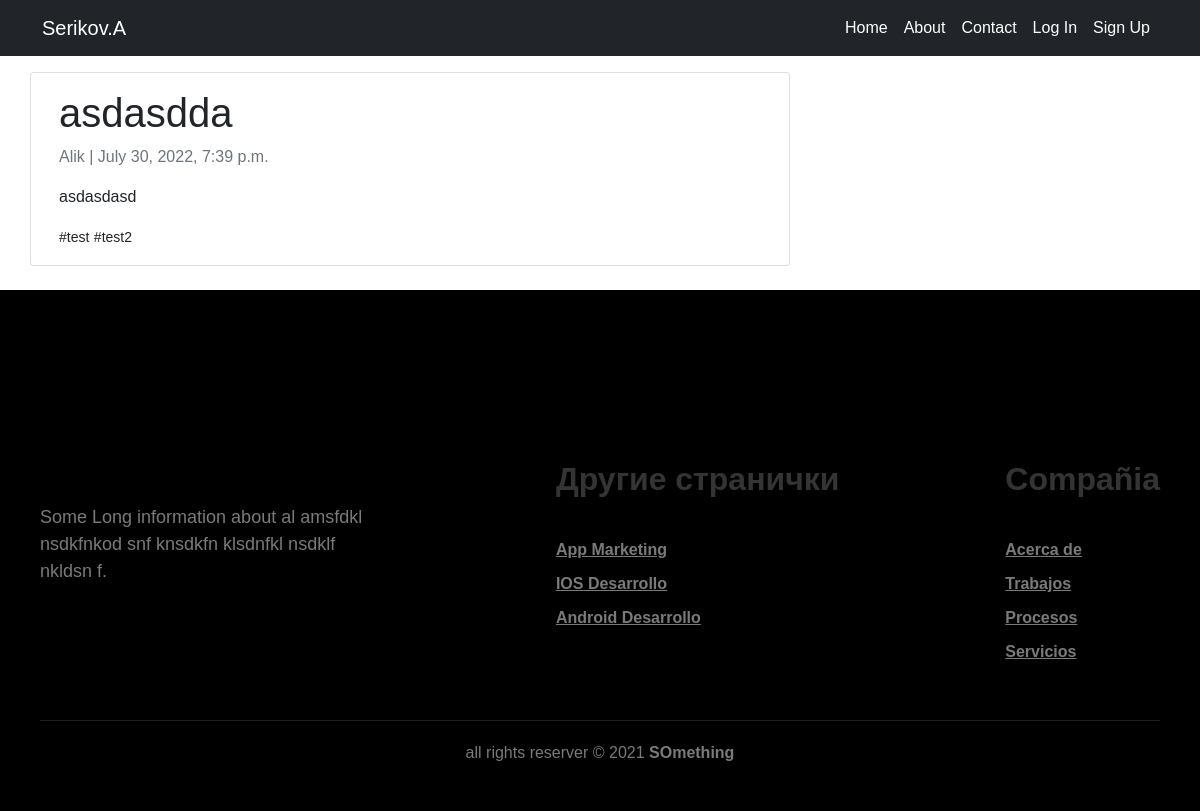
Screenshot of /posts/asdasdda/ with the database file from the repository.
### main/models.py (models this page shows, shortened)
class Post(models.Model):
    class Meta:
        ordering = ["-publish_date"]
    title = models.CharField(max_length=255, unique=True)
    subtitle = models.CharField(max_length=255, blank=True)
    slug = models.SlugField(max_length=255, unique=True, default=uuid.uuid1)
    body = models.TextField()
    meta_description = models.CharField(max_length=150, blank=True)
    date_created = models.DateTimeField(auto_now_add=True)
    date_modified = models.DateTimeField(auto_now=True)
    publish_date = models.DateTimeField(default=timezone.now, blank=True, null=True)
    published = models.BooleanField(default=False)
    status = models.IntegerField(choices=STATUS, default=0)
    author = models.ForeignKey(CustomUser, on_delete=models.PROTECT)
    tags = models.ManyToManyField(Tag, blank=True)

class CustomUser(AbstractUser):
    resume = models.TextField(max_length=10000, null=True)
    age = models.DateField(null=True, blank=True)
    profile_image = models.ImageField(storage=fs, blank=True, null=True)
    verification_image = models.ImageField(storage=fs, blank=True, null=True)
    country = CountryField(null=True)
    interest = models.TextField(max_length=1000, null=True, blank=True)
    is_active = models.BooleanField(default=False)
    created_at = models.DateTimeField(default=timezone.now)
    USERNAME_FIELD = 'username'
    REQUIRED_FIELDS = ['email']
    def __str__(self):
        return self.username

class Tag(models.Model):
    name = models.CharField(max_length=50, unique=True)
    slug = models.SlugField(max_length=255, unique=True, default=uuid.uuid1)

### main/views.py (the view)
# urls.py: path('posts/<slug:slug>/', views.PostDetail.as_view(), name='post_detail'),
class PostDetail(DetailView):
    model = Post
    template_name = 'post_detail.html'

### main/templates/post_detail.html
{% extends 'base.html' %}
{% block content %}
<div class="container">
  <div class="row">
    <div class="col-md-8 card mb-4  mt-3 left  top">
      <div class="card-body">
        <h1>{% block title %} {{ object.title }} {% endblock title %}</h1>
        <p class=" text-muted">{{ post.author }} | {{ post.publish_date }}</p>
        <p class="card-text ">{{ object.body | safe }}</p>
        {% for tag in post.tags.all %}
              <small>#{{ tag.name }}</small>
        {% endfor %}
      </div>
    </div>
  </div>
</div>
{% endblock content %}

### main/static/style.css (style rules this page uses)
* { margin: 0; padding: 0; box-sizing: border-box; font-family: 'Nunito', sans-serif; text-decoration: none; }
:root { --color-esqueleto:#EFF3F5; }

### rows the page displays
Post: title "asdasdda", author "Alik", publish_date "July 30, 2022, 7:39 p.m.", body "asdasdasd"
Tag: name "test"
Tag: name "test2"
